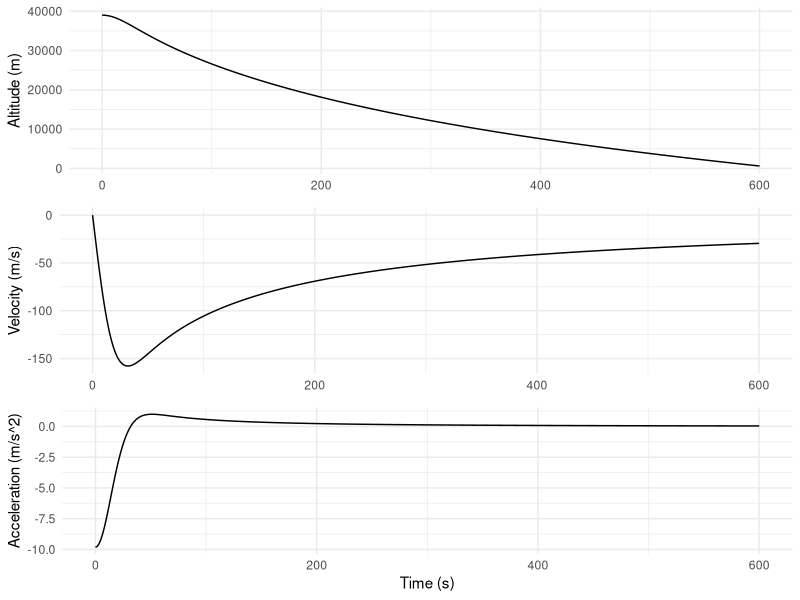

This chart was generated by the following R code:
## ---- chunk 1
# Load libraries
library(ggplot2)
library(gridExtra)

# Parameters
mass <- 120      # kg
massuncert <- 1  # kg
g <- 9.81        # m/s^2
c_1 <- 1.2       # Drag coefficient
rho_0 <- 1.2     # Fluid density at sea level
h_n <- 10400     # Scale height
area <- 1        # Cross-sectional area
dt <- 0.01       # Time step
t <- seq(0, 600, by = dt)

# Initialize vectors
x <- numeric(length(t))
v <- numeric(length(t))
a <- numeric(length(t))
rho <- numeric(length(t))

# Initial conditions
x[1] <- 39000
v[1] <- 0
a[1] <- -g

# Time stepping loop
for (i in 2:length(t)) {
  rho[i] <- rho_0 * exp(-x[i - 1] / h_n)
  a[i] <- -g + c_1 * rho[i] * area * (v[i - 1]^2) / mass
  v[i] <- v[i - 1] + a[i - 1] * dt
  x[i] <- x[i - 1] + v[i - 1] * dt
}

# Create data frame for plotting
df <- data.frame(time = t, altitude = x, velocity = v, acceleration = a)

# Plot using ggplot2
p1 <- ggplot(df, aes(x = time, y = altitude)) +
  geom_line() +
  labs(y = "Altitude (m)", x = NULL) +
  theme_minimal()

p2 <- ggplot(df, aes(x = time, y = velocity)) +
  geom_line() +
  labs(y = "Velocity (m/s)", x = NULL) +
  theme_minimal()

p3 <- ggplot(df, aes(x = time, y = acceleration)) +
  geom_line() +
  labs(y = "Acceleration (m/s^2)", x = "Time (s)") +
  theme_minimal()

# Combine plots
grid.arrange(p1, p2, p3, ncol = 1)

